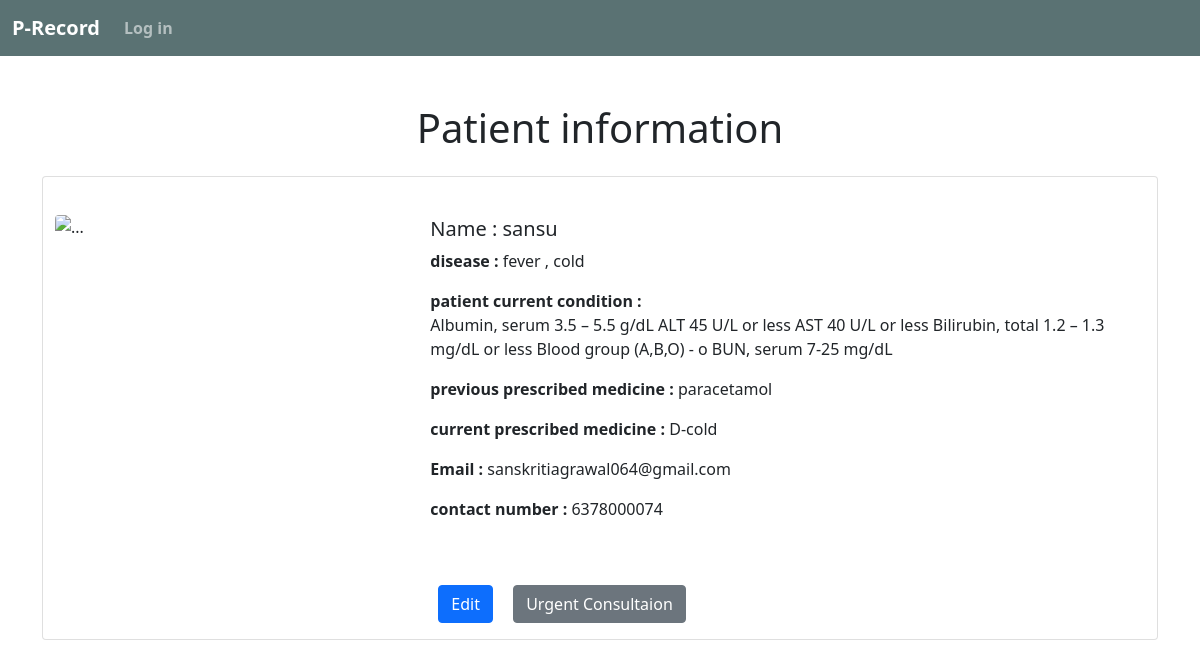
The page /show_record/details/1 on the database its author committed.
### clinicapp/models.py (models this page shows, shortened)
class record(models.Model):
    name=models.CharField(max_length=55)
    email=models.EmailField()
    number=models.CharField(max_length=12)
    disease=models.CharField(max_length=55)
    condition=models.TextField()
    curr_prescribed=models.CharField(max_length=122)
    prev_prescribed=models.CharField(max_length=122)
    venue_image=models.ImageField(null=True,blank=True,upload_to="images/")

### clinicapp/views.py (the view)
# urls.py: path('show_record/details/<int:id>',views.details,name='details'),
def details(request,id):
    record_list=record.objects.get(pk=id)
    return render(request, 'record.html',{'record_list' : record_list})

### templates/record.html (shortened to what this page needs)
{% extends 'home.html' %}
{%block content%}
<div class="container my-4">
  <br/>
  <h1 style="text-align:center"> Patient information </h1>
   <div class="card mb-3 my-4" style="max-width: 1540px;">
    <div class="row g-0">
      <div class="col-md-4 my-4 " style="padding:12px;">
          {% if record_list.venue_image %}
        <img src="{{BASE_DIR}}/{{record_list.venue_image}}" class="img-fluid rounded-start" alt="..." style="height: 300px;width: 400px;">
        {% else %}
        <div >
          <img src="https://source.unsplash.com/featured/?girl,profile" class="img-fluid rounded-start" alt="..." style="height: 300px;width: 400px;">
        </div>
         {%endif%}
      </div>
      <div class="col-md-8">
        <div class="card-body">
            <br/>
          <h5 class="card-title"> Name : {{ record_list.name}}</h5>
          <p class="card-text"> <strong>disease :</strong> {{record_list.disease}}</p>
          <p class="card-text"><strong> patient current condition :</strong><br/> {{record_list.condition}}</p>
          <p class="card-text"> <strong>previous prescribed medicine :</strong> {{record_list.prev_prescribed}}</p>
          <p class="card-text"><strong> current prescribed medicine :</strong> {{record_list.curr_prescribed}}</p>
          <p class="card-text"> <strong>Email :</strong> {{record_list.email}}</p>
          <p class="card-text"> <strong>contact number :</strong> {{record_list.number}}</p>
          <button type="button" class="btn btn-primary mx-2"><a href="{% url 'edit' request.user.id %}" style="text-decoration: none; color: white;">Edit</a></button>
          {% if request.user.id is not 1 %}
          <button type="button" class="btn btn-secondary mx-2">Urgent Consultaion</button>
          {% endif %}
        </div>
      </div>
    </div>
  </div>
</div>
{%endblock%}

### rows shown on the page
record: name "sansu", disease "fever , cold", condition "Albumin, serum 3.5 – 5.5 g/dL ALT 45 U/L or less AST 40 U/L or less Bilirubin, total 1.2 – 1.3 mg/dL or less Blood group (A,B,O) - o BUN, serum 7-25 mg/dL", prev_prescribed "paracetamol", curr_prescribed "D-cold", email "sanskritiagrawal064@gmail.com", number "6378000074"
